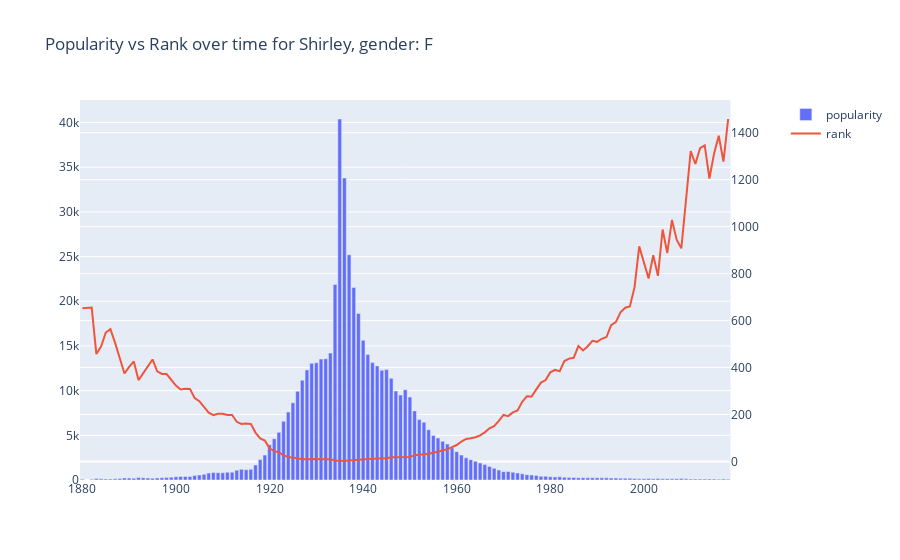

Here is the notebook cell this chart was saved with:
### Code cell
popular_name('Shirley', 'F')

### Figure 1 — Plotly figure (JSON) as saved in the notebook; plotly's stock layout.template omitted (floating-point values rounded to 4 significant figures; data arrays with more than 128 entries replaced by an {"elided": "..."} marker saying what was removed)
{"data": [{"name": "popularity", "type": "bar", "x": {"elided": "138 int values"}, "xaxis": "x", "y": {"elided": "138 float values"}, "yaxis": "y"}, {"mode": "lines", "name": "rank", "type": "scatter", "x": {"elided": "138 int values"}, "xaxis": "x", "y": {"elided": "138 float values"}, "yaxis": "y2"}], "layout": {"title": {"text": "Popularity vs Rank over time for Shirley, gender: F"}, "xaxis": {"anchor": "y", "domain": [0, 0.94]}, "yaxis": {"anchor": "x", "domain": [0, 1]}, "yaxis2": {"anchor": "x", "overlaying": "y", "side": "right"}}}
